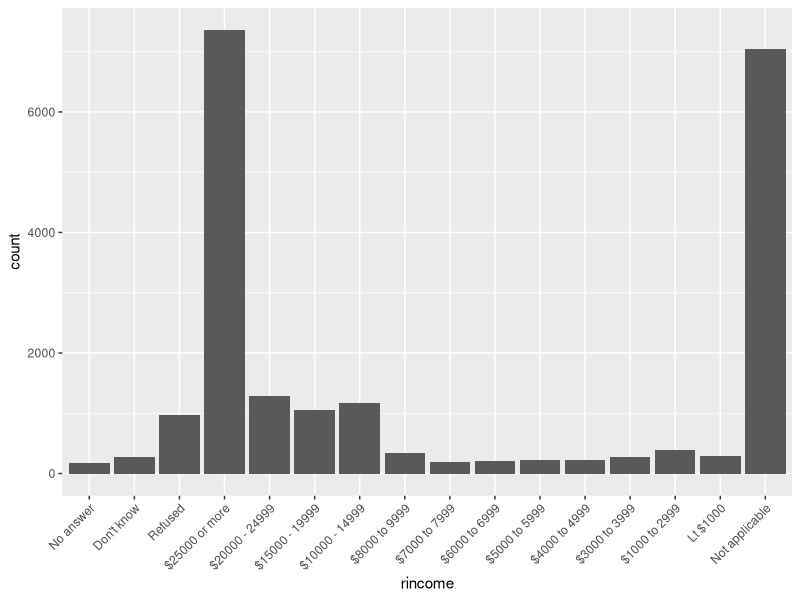
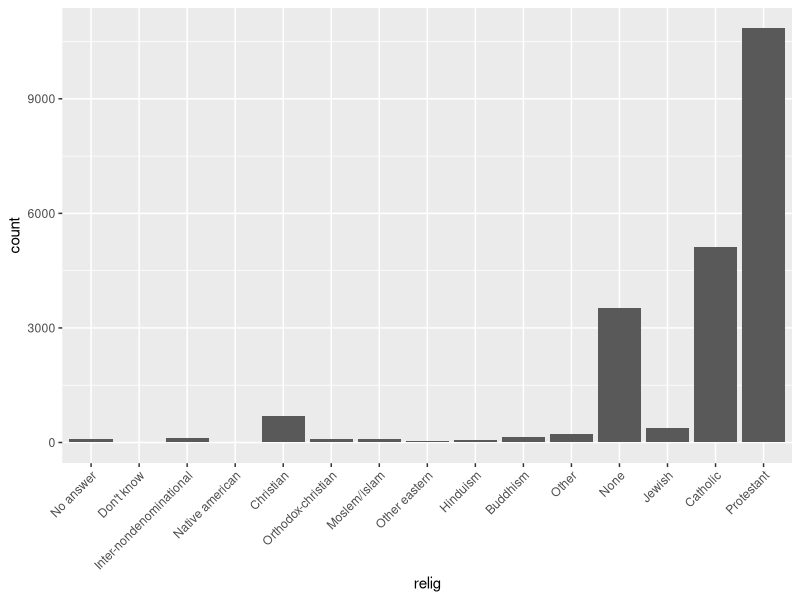
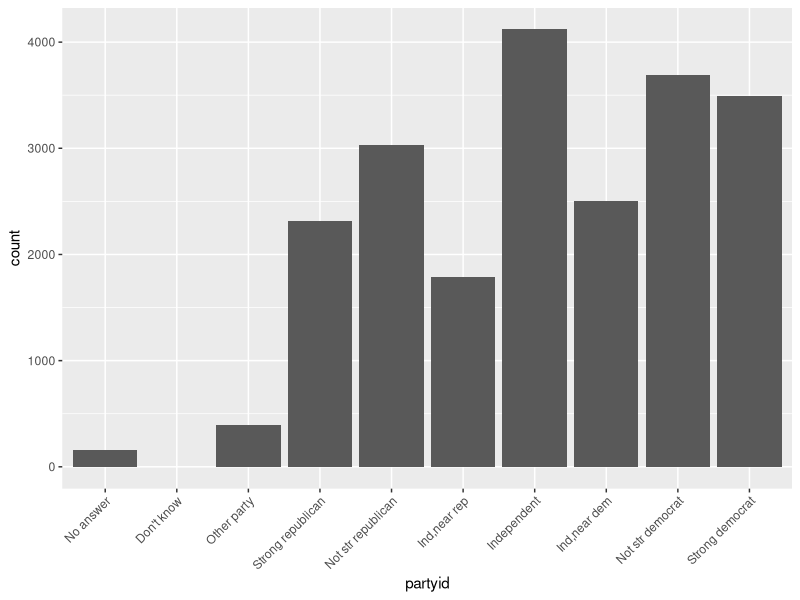
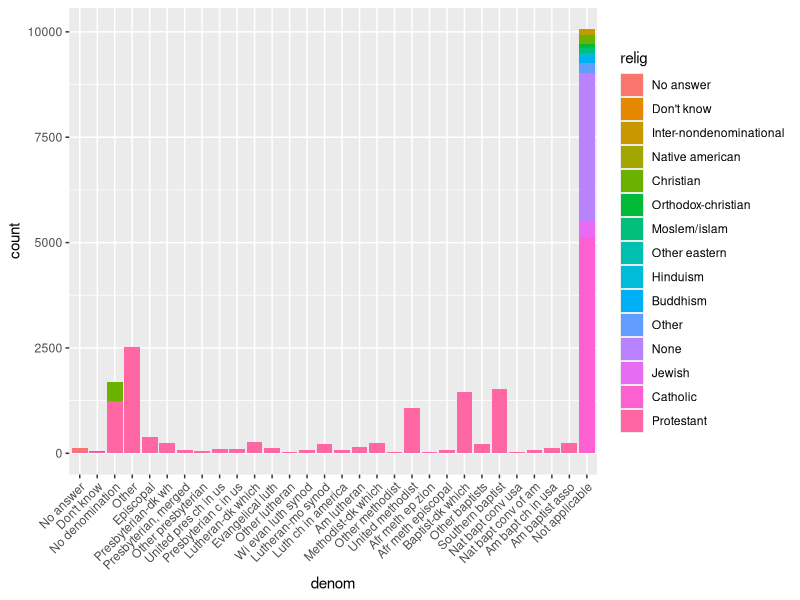
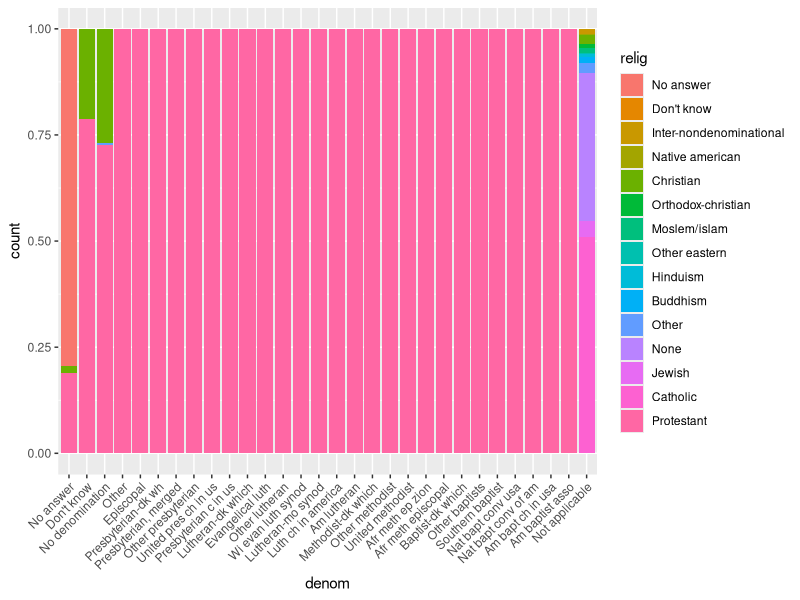

Reproduce these figures in R, in order.
## ---- chunk 1
library(tidyverse)
## ---- chunk 2
p = NA
paste("the value of p is ", p)
str_c("the value of p is ", p)
## ---- chunk 3
join_me <- c(88, "hello", "world")
str_c(88, "hello", "world")
str_c(88, "hello", "world", sep = ", ")
# sep does not place the commas if a premade vector is fed into str_c
str_c(join_me, sep = ", ")

# use collapse instead if you want to place separators into premade vector
str_c(join_me, collapse = ", ")

## ---- chunk 4
get_middle <- function (my_str) {
  if (str_length(my_str)%%2 != 0){
    return (str_sub(my_str, ceiling(str_length(my_str)/2), ceiling(str_length(my_str)/2)))
  } else {
    return (str_sub(my_str, ceiling(str_length(my_str)/2), ceiling(str_length(my_str)/2+1)))
  }
}

get_middle ("qwert")
get_middle ("qwerty")
## ---- chunk 5
long_string <- 'Lorem ipsum dolor sit amet, consectetur adipiscing elit, sed do eiusmod tempor incididunt ut labore et dolore magna aliqua.'

long_string
str_wrap(long_string, width = 30)

## ---- chunk 6
whitespace <- "  why is there whitespace on both sides?   "
whitespace
str_trim(whitespace)
str_pad("add some whitespace to the left!", 40, side = "left")
## ---- chunk 7
# function name is convert_str
convert_str <- function (str_vector) {
  if (length(str_vector) == 0) {
    return ("")
  } else if (length (str_vector) == 1) {
    return (str_vector[1])
  } else {
    combined_minus_last <- str_c(str_vector[1:(length(str_vector)-1)], collapse = ", ") # collapse all items except the last one
    return( str_c (combined_minus_last, ", and ", str_vector[length(str_vector)])) # concatenate the word "and" and the last item
  }
}

convert_str(c("fee", "fi", "fo", "fum"))
convert_str(c("fee"))
convert_str(c())
## ---- chunk 8
literal_backslash <- "hello_\\_world"
# str_view(literal_backslash, "\\\\")
str_extract(literal_backslash, "\\\\")

# errors
# x <- "\"
# x <- "\\\"
## ---- chunk 9
example <- "hello_\"\'\\_world"
writeLines(example)
# str_view(example, "\"\'\\\\" )
str_extract(example, "\"\'\\\\" )
## ---- chunk 10
# test <- "\..\..\.." # errors

# need to double backslash within the string
test <- "\\..\\..\\.."
writeLines(test)
## ---- chunk 11
test <- "$^$hello"
writeLines(test)
# str_view(test, "\\$\\^\\$")
str_extract(test, "\\$\\^\\$")
## ---- chunk 12
# display a sample of stringr::words
head(words)

# starts with "y"
# str_view(words, "^y", match = T)
str_subset(words, "^y")
# ends with "x"
# str_view(words, "x$", match = T)
str_subset(words, "x$")
# are exactly 3 letters long
# str_view(words, "^...$")
str_subset(words, "^...$") %>% head(10)
# have seven letters or more
# str_view(words, "^.......")
str_subset(words, "^.......") %>% head(10)
## ---- chunk 13
# starts with a vowel
# str_view(words, "^[aeiou]")
str_subset(words, "^[aeiou]") %>% head(10)
# only contain consonants
# str_view(words, "^[^aeiou]+$", match = T)
str_subset(words, "^[^aeiou]+$")
# ends with ed, but not eed
# str_view(words, "[^e]ed$", match = T)
str_subset(words, "[^e]ed$")
# ends with ing or ise
# str_view(words, "ing$|ise$", match = T)
str_subset(words, "ing$|ise$")
## ---- chunk 14
# list words that contain i before e, after a c. if this yields matches, then the rule is false!
# str_view(words, "cie", match = T)
# str_view(words, "cei", match = T)
# str_view(words, "[^c]ei", match = T)
# str_view(words, "[^c]ie", match = T)

str_subset(words, "cie")
str_subset(words, "cei")
str_subset(words, "[^c]ei")
str_subset(words, "[^c]ie")
## ---- chunk 15
# list words that contain q followed by any character
# str_view(words, "q.", match = T)
str_subset(words, "q.")
# list words that contain q followed by something other than u (no matches)
# str_view(words, "q[^u]", match = T)
str_subset(words, "q[^u]")
## ---- chunk 16
# str_view(words, "lou|ise", match = T)
str_subset(words, "lou|ise")
## ---- chunk 17
# str_view ( c("(123) 456 - 7890 is a fake number,","and (555) 555 - 5555 is also a fake number"), "\\(\\d\\d\\d\\)\\s\\d\\d\\d\\s-\\s\\d\\d\\d\\d")
str_extract ( c("(123) 456 - 7890 is a fake number,","and (555) 555 - 5555 is also a fake number"), "\\(\\d\\d\\d\\)\\s\\d\\d\\d\\s-\\s\\d\\d\\d\\d")

# same regex using brackets
# str_view ( c("(123) 456 - 7890 is a fake number,","and (555) 555 - 5555 is also a fake number"), "\\(\\d{3}\\)\\s\\d{3}\\s-\\s\\d{4}")
str_extract ( c("(123) 456 - 7890 is a fake number,","and (555) 555 - 5555 is also a fake number"), "\\(\\d{3}\\)\\s\\d{3}\\s-\\s\\d{4}")

writeLines(c("(\\d\\d\\d)\\d\\d\\d-\\d\\d\\d\\d", "\\(\\d{3}\\)\\s\\d{3}\\s-\\s\\d{4}"))
## ---- chunk 18
# str_view(words, "^.*$")
# str_view("hello world, {hello world} hello world", "\\{.+\\}")
# str_view("5555-55-55asdf", "\\d{4}-\\d{2}-\\d{2}")
# str_view("\\\\\\\\asdf", "\\\\{4}")

str_subset(words, "^.*$") %>% head(10)
str_extract("hello world, {hello world} hello world", "\\{.+\\}")
str_extract("5555-55-55asdf", "\\d{4}-\\d{2}-\\d{2}")
str_extract("\\\\\\\\asdf", "\\\\{4}")
## ---- chunk 19
# three consonants
# str_view("street", '[^aeiou]{3}')
str_extract("street", '[^aeiou]{3}')

#three or more vowels in a row:
# str_view("streeet", '[aeiou]{3,}')
str_extract("streeet", '[aeiou]{3,}')

# two or more vowel-consonant pairs in a row:
# str_view("streettttt", '([aeiou][^aeiou]|[^aeiou][aeiou]){2,}')
str_extract("streettttt", '([aeiou][^aeiou]|[^aeiou][aeiou]){2,}')
## ---- chunk 20
# str_view("woohooo!", "(.)\\1\\1")
str_extract("woohooo!", "(.)\\1\\1")
## ---- chunk 21
# str_view("belle", "(.)(.)\\2\\1")
str_extract("belle", "(.)(.)\\2\\1")
## ---- chunk 22
# str_view("cacao beans", "(..)\\1")
str_extract("cacao beans", "(..)\\1")
## ---- chunk 23
# str_view("lululemon", "(.).\\1.\\1")
str_extract("lululemon", "(.).\\1.\\1")
## ---- chunk 24
# str_view("but the tub is full", "(.)(.)(.).*\\3\\2\\1")
str_extract("but the tub is full", "(.)(.)(.).*\\3\\2\\1")
## ---- chunk 25
# str_view(c("regular","expressions", "a", "aa"), "^(.).*\\1$")
str_subset(c("regular","expressions", "a", "aa"), "^(.).*\\1$")
## ---- chunk 26
# str_view(c("church", "no repeats", "papaya"), "(..).*\\1")
str_subset(c("church", "no repeats", "papaya"), "(..).*\\1")
## ---- chunk 27
# this only works for individual words
# str_view(c("eleven", "apply", "papaya", "bananas", "will this match spaces?","letters next"), "(.).*\\1.*\\1")
str_subset(c("eleven", "apply", "papaya", "bananas", "will this match spaces?","letters next"), "(.).*\\1.*\\1")

# this will exclude whitespace and only match if a word within a sentence has a letter repeated 3 times.
# str_view(c("eleven", "apply", "papaya", "bananas", "will this match spaces?", "letters next"), "([^\\s])[^\\s]*\\1[^\\s]*\\1")
str_subset(c("eleven", "apply", "papaya", "bananas", "will this match spaces?", "letters next"), "([^\\s])[^\\s]*\\1[^\\s]*\\1")
## ---- chunk 28
# single expression
str_subset(words, "^x|x$")
# multiple str_detect() calls
c(words[str_detect(words, "^x")], words[str_detect(words, "x$")])
## ---- chunk 29
# single expression
str_subset(words, "^[aeiou].*[^aeiou]$")
# multiple str_detect() calls
words [ str_detect(words, "^[aeiou]") & str_detect(words, "[^aeiou]$")]
## ---- chunk 30
# multiple str_detect() calls
words[str_detect(words, "a") & str_detect(words, "e") &  str_detect(words, "i") & str_detect(words, "o") & str_detect (words, "u")]
# words with a, e, i, and o (no u)
words[str_detect(words, "a") & str_detect(words, "e") &  str_detect(words, "i") & str_detect(words, "o") ]
## ---- chunk 31
# create indexed words tibble
df <- tibble(
  word = words, 
  i = seq_along(word)
)
# calculate number of vowels and proportion of vowels by word
vowels <- df %>%
  mutate ( num_vowels = str_count(words, "[aeiou]"),
           length_word = str_length(words),
           proportion_vowel = num_vowels/length_word)
# sort by words with highest number or proportion of vowels
vowels %>%
  arrange (desc(num_vowels))
vowels %>%
  arrange (desc(proportion_vowel))

## ---- chunk 32
colours <- c("red", "orange", "yellow", "green", "blue", "purple")
colours_fixed <- str_c("\\s", colours, "\\s")
colours_fixed
colour_match <- str_c(colours_fixed, collapse = "|")
has_colour <- str_subset(sentences, colour_match)
has_colour

more <- sentences[str_count(sentences, colour_match) > 1]
# str_view_all(more, colour_match)
str_extract_all (more, colour_match)
## ---- chunk 33
first_words <- str_extract(sentences, "^.+?\\s")
head(first_words,20)
## ---- chunk 34
with_ing <- str_subset(sentences, "ing\\b")
head(with_ing)
words_ing <- str_extract(with_ing, "\\b\\w+ing\\b")
words_ing

## ---- chunk 35
with_plural <- str_subset(sentences, "\\b\\w+s\\s")
head(with_plural)
words_plural <- str_extract(with_plural, "\\b\\w+s\\s")
head(words_plural)
## ---- chunk 36
# regex to detect numbers with words after them
afternumber <- "\\b((one|two|three|four|five|six|seven|eight|nine|ten|eleven|twelve|thirteen|fifteen|eighteen|twenty|thirty|fifty|eighty)(ty|teen)?) ([^ ]+)"

# find all sentences that have a match with the regex
has_number <- sentences %>%
  str_subset(afternumber) %>%
  head(10)

# display what the match for each sentence was
has_number %>% 
  str_extract(afternumber)
# display the separate parts of each match.
has_number %>% 
  str_match(afternumber)
# use tidyr::extract() to extract matches for each part of the regex and display output in a neat table
tibble(sentence = sentences) %>% 
  tidyr::extract(
    sentence, c("complete_number", "number","teen_or_ty", "word"), afternumber, 
    remove = FALSE
  ) %>%
  select(sentence, complete_number, word) %>%
  na.omit()
## ---- chunk 37
contractions <- "\\b(\\w+)('|-)(\\w+)\\b"
has_contraction <- sentences %>%
  str_subset(contractions) %>%
  head(10)
has_contraction %>% 
  str_extract(contractions)

has_contraction %>% 
  str_match(contractions)

tibble(sentence = sentences) %>% 
  tidyr::extract(
    sentence, c("before_contraction", "contraction","after_contraction"), contractions, 
    remove = FALSE
  ) %>%
  mutate (
    complete = str_extract (sentence, contractions)
  )%>%
  na.omit()


## ---- chunk 38
sample <- "this/has/too/many/slashes/!"
sample
str_replace_all (sample, "/", "\\\\")
## ---- chunk 39
sample <- "The CaPS iS gOiNg CrAZy!"

# gsub does this more efficiently!
gsub ("([A-Z])", "\\L\\1", perl=TRUE, sample)

# this doesn't work in stringr!!
str_replace_all ( sample, "([A-Z])", "\\L\\1")

# if we must use stringr, we have to painfully write out all the replacements...
str_replace_all (sample, c("A" ="a", "C" = "c", "T" = "t", "P" = "p", "S" = "s", "O" = "o", "N" = "n", "Z" = "z"))

## ---- chunk 40
# swap the first and last letters in the words dataset
swapped <- str_replace (words, "^(.)(.*)(.)$", "\\3\\2\\1")
head(swapped, 10)
# find out which words in the swapped list still match words in the original words dataset
intersect(words, swapped)
## ---- chunk 41
sample <- "apples, pears, and bananas"
# use ", " to split the string
str_split(sample, " ")[[1]]
# use boundary() to split the string
str_split(sample, boundary("word"))[[1]]
## ---- chunk 42
sample <- "apples, pears, and bananas"
# use ", " to split the string
str_split(sample, "")[[1]]
str_split(sample, boundary("character"))[[1]]
## ---- chunk 43
sample <- c("this has a \\ backslash", "this doesn't have one", "this has a \\ backslash" )
sample
str_subset(sample, regex("\\\\"))
str_subset(sample, fixed("\\"))
## ---- chunk 44
# extract all the words in sentences
word_matrix <- str_extract_all(sentences, boundary("word"), simplify = T)
word_vector <- as.vector(word_matrix)
head(word_vector)

# use group_by, count(), and arrange() to find the top 5 words
tibble(word_vector) %>%
  group_by(word_vector) %>%
  count() %>%
  arrange(desc(n))
## ---- chunk 45
library(stringi)
# count number of words
stri_count_words(sentences) %>% head(10)

# find duplicated strings
sample <- c("hello", "hello", "world", "this", "hello")
stri_duplicated(sample)

# generate random text
stri_rand_strings(5, 10)
## ---- chunk 46
# sort the sentences vector, locale = en_US
stri_sort(sentences, decreasing = TRUE, locale = "en_US") %>% head(10)

## ---- chunk 47
library(forcats)
library(tidyverse)
## ---- chunk 48
summary(gss_cat$rincome)
ggplot(gss_cat, aes(rincome)) +
  geom_bar() +
  theme(axis.text.x = element_text(angle = 45, hjust = 1))
## ---- chunk 49
ggplot(gss_cat, aes(relig)) +
  geom_bar() +
  theme(axis.text.x = element_text(angle = 45, hjust = 1))
ggplot(gss_cat, aes(partyid)) +
  geom_bar() +
  theme(axis.text.x = element_text(angle = 45, hjust = 1))
## ---- chunk 50

gss_cat %>%
  group_by (denom, relig) %>%
  count()

ggplot(gss_cat, aes(denom)) +
  geom_bar(aes(fill = relig)) +
  theme(axis.text.x = element_text(angle = 45, hjust = 1))
ggplot(gss_cat, aes(denom)) +
  geom_bar(aes(fill = relig), position = "fill") +
  theme(axis.text.x = element_text(angle = 45, hjust = 1))
## ---- chunk 51
library(lubridate)
## ---- chunk 52
ymd(c("2010-10-10", "bananas"))
## ---- chunk 53
d1 <- "January 1, 2010"
d2 <- "2015-Mar-07"
d3 <- "06-Jun-2017"
d4 <- c("August 19 (2015)", "July 1 (2015)")
d5 <- "12/30/14" # Dec 30, 2014
